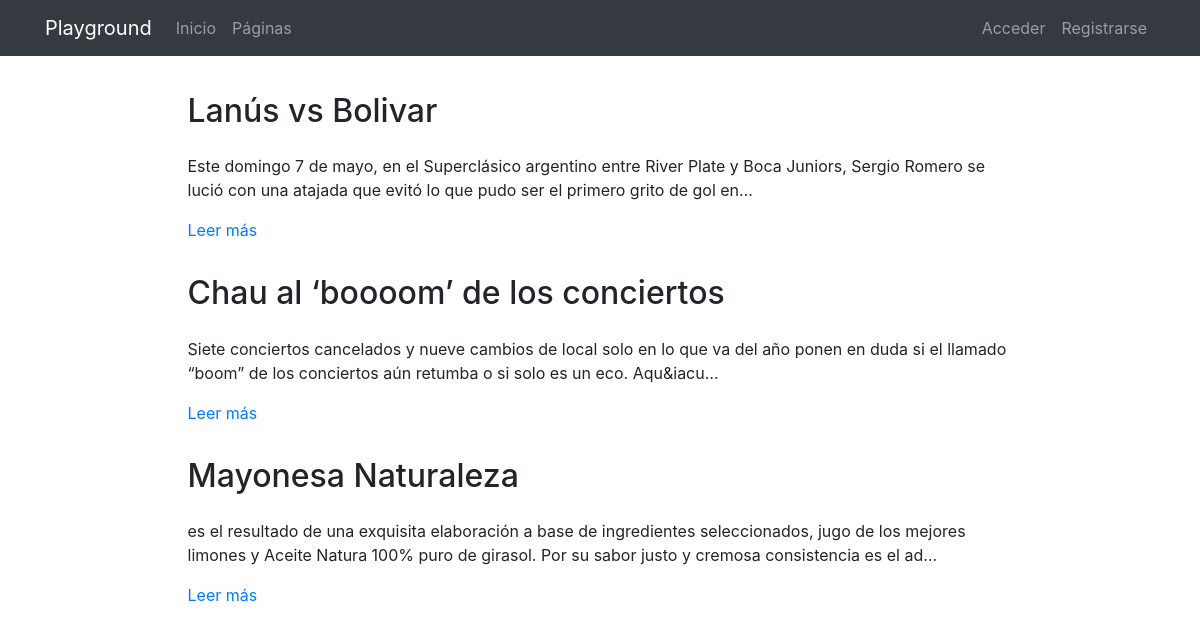
The page /pages/ on the database its author committed.
### pages/models.py (models this page shows, shortened)
class Page(models.Model):
    title = models.CharField(verbose_name="Título", max_length=200)
    content = RichTextField(verbose_name="Contenido")
    order = models.SmallIntegerField(verbose_name="Orden", default=0)
    created = models.DateTimeField(auto_now_add=True, verbose_name="Fecha de creación")
    updated = models.DateTimeField(auto_now=True, verbose_name="Fecha de edición")
    class Meta:
        verbose_name = "página"
        verbose_name_plural = "páginas"
        ordering = ['order', 'title']

### pages/views.py (the view)
# urls.py: path('', PagesListView.as_view(), name='pages'),
class PagesListView(ListView):
    model = Page

### pages/templates/pages/page_list.html (shortened to what this page needs)
{% extends 'core/base.html' %}
{% load static %}
{% block content %}
<main role="main">
  <div class="container mb-4">
    {% for page in page_list %}
      <div class="row mt-3">
        <div class="col-md-9 mx-auto">
          <h2 class="mb-4">{{page.title}}</h2>
          <div>
            <p>{{page.content|striptags|safe|truncatechars:"200"}}</p>
            <p><a href="{% url 'pages:page' page.id page.title|slugify %}">Leer más</a>
            </p>
          </div>
        </div>
      </div>
    {% endfor %}
  </div>
</main>
{% endblock %}

### core/templates/core/base.html (shortened to what this page needs)
<!DOCTYPE html>
<html lang="es">
  <head>
    {% load static %}
    <link href="{% static 'core/vendor/bootstrap/css/bootstrap.min.css' %}" rel="stylesheet">
    <link href="{% static 'core/vendor/font-awesome/css/font-awesome.min.css' %}" rel="stylesheet" type="text/css">
    <link href="{% static 'core/css/main.css' %}" rel="stylesheet">
  </head>
  <body>
    <body>
      <nav class="navbar navbar-expand-lg navbar-dark bg-dark">
        <div class="container">
          <a class="navbar-brand" href="{% url 'home' %}">Playground</a>
          <div class="collapse navbar-collapse" id="ned">
            <ul class="navbar-nav mr-auto">
              <li class="nav-item">
                <a class="nav-link" href="{% url 'home' %}">Inicio</a>
              </li>
              <li class="nav-item">
                <a class="nav-link" href="{% url 'pages:pages' %}">Páginas</a>
              </li>
            </ul>
            <ul class="navbar-nav">
              <li class="nav-item d-flex">
                {% if not request.user.is_authenticated %}
                  <a class="nav-link" href="{% url 'login' %}">Acceder</a>
                  <a class="nav-link" href="{% url 'signup' %}">Registrarse</a>
                {% else %}
                  <a class="nav-link" href="{% url 'profile' %}">Perfil</a>
                  <a class="nav-link" href="{% url 'logout' %}">Salir</a>
                {% endif %}
              </li>
            </ul>
          </div>
        </div>
      </nav>
      {% block content %}{% endblock %}
  </body>
</html>

### core/static/core/css/main.css (style rules this page uses)
main { padding-top: 20px; }
:root { --jumbotron-padding-y: 3rem; }

### rows shown on the page
Page: title "Lanús vs Bolivar", content "Este domingo 7 de mayo, en el Superclásico argentino entre River Plate y Boca Juniors, Sergio Romero se lució con una atajada que evitó lo que pudo ser el primero grito de gol en…"
Page: title "Chau al ‘boooom’ de los conciertos", content "Siete conciertos cancelados y nueve cambios de local solo en lo que va del año ponen en duda si el llamado “boom” de los conciertos aún retumba o si solo es un eco. Aqu&iacu…"
Page: title "Mayonesa Naturaleza", content "es el resultado de una exquisita elaboración a base de ingredientes seleccionados, jugo de los mejores limones y Aceite Natura 100% puro de girasol. Por su sabor justo y cremosa consistencia es el ad…"
